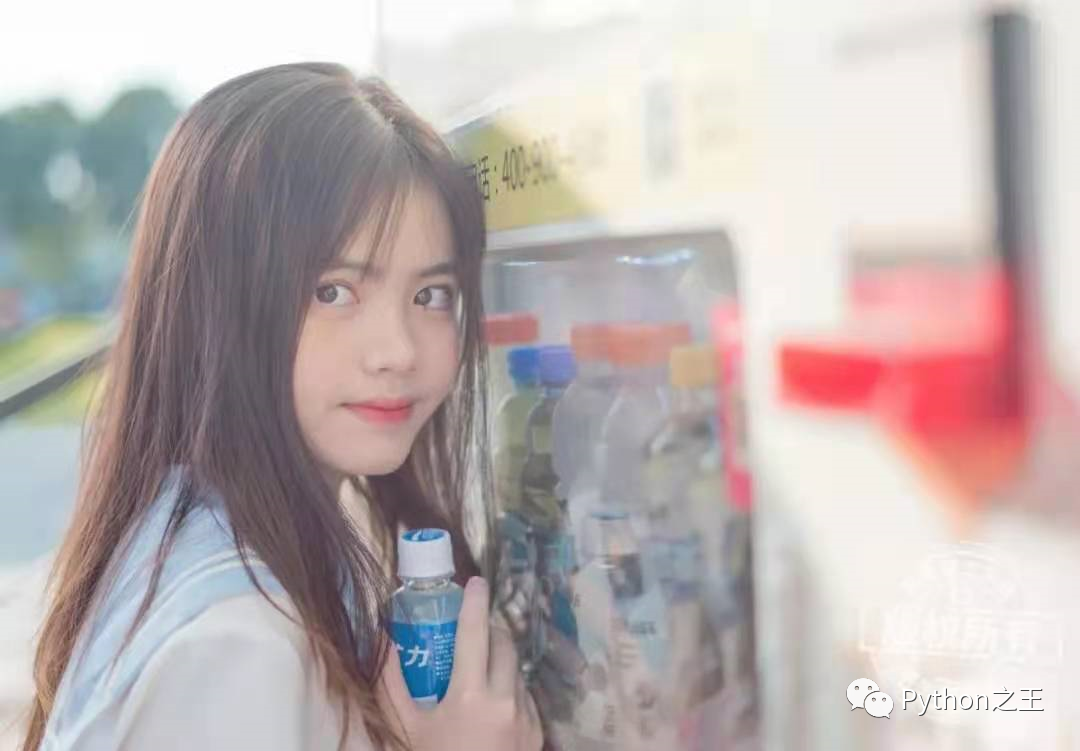
#> input picture 通过opencv制作人脸识别的窗口/test_1.png, 1080 x 751 px
$ python demo_1.py
#> lines starting #> are read from the running program, lines starting #| are printed output that depends on the picture
import cv2

image = cv2.imread("test_1.png")
#> image is the input picture: shape (751, 1080, 3); mean B, G, R 175.6, 176.3, 187.3
image_gray = cv2.cvtColor(image,cv2.COLOR_BGR2GRAY)
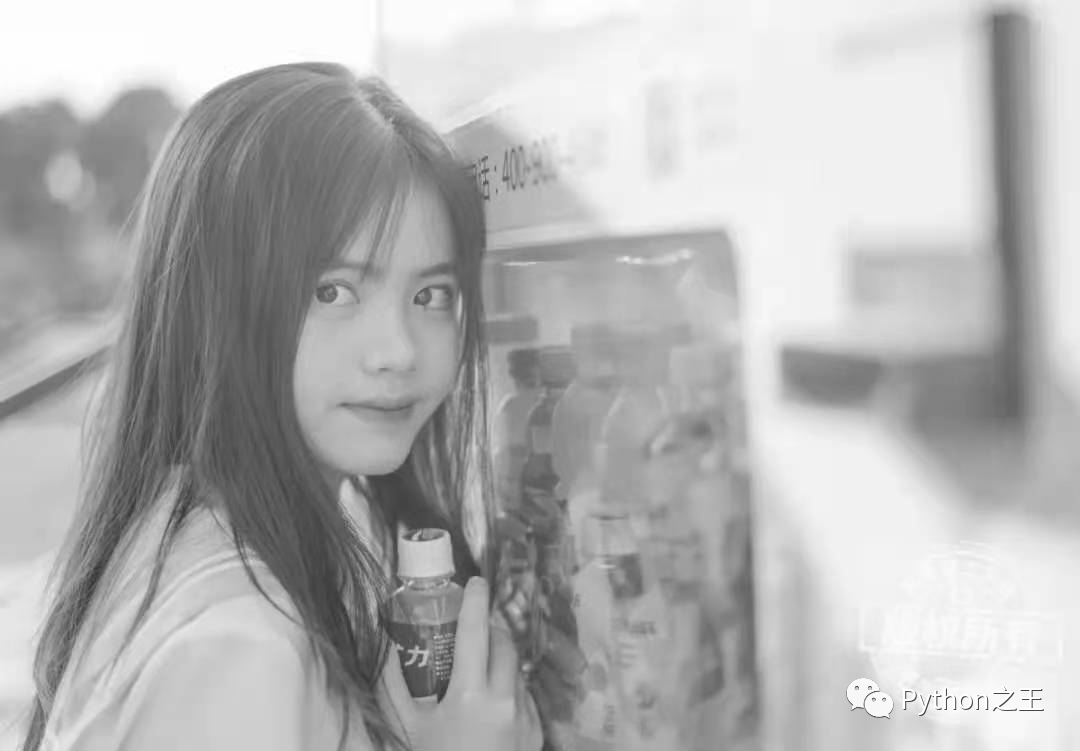
#> image_gray: shape (751, 1080); min 52, max 255, mean 179.5
print(image)
#> (printed output is left out)
print(image_gray)
#> (printed output is left out)
